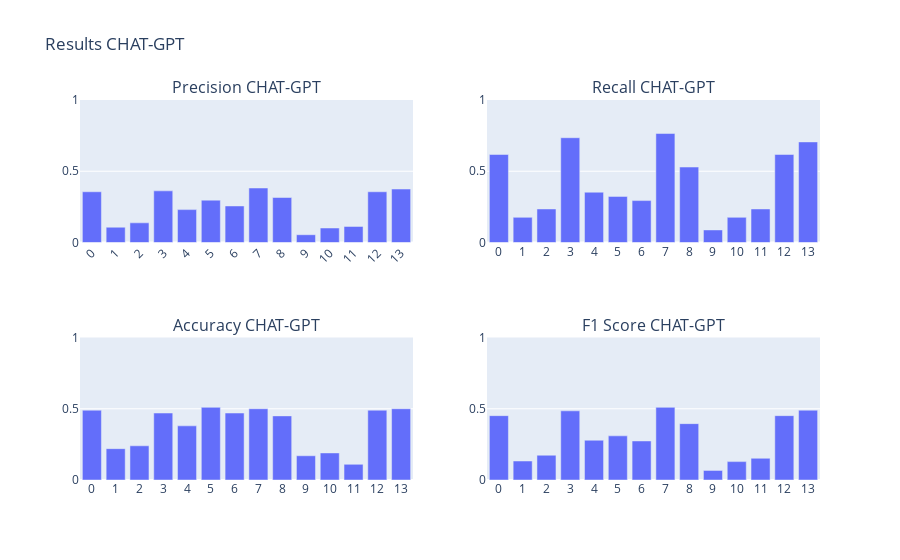

The code cell stored with this chart in its notebook:
### Markdown cell above
### Hard benchmark

### Code cell
folder = "data/results/chat_gpt/hard/"
files = get_json_files(folder)

# exclude 
files = [f for f in files if f != "2023-04-24 16:08:16.804316_simple_promt.json"]

results_cg = calculate_results(files, folder, model_name="CHAT-GPT")
create_chart(results_cg)

### Figure 1 — Plotly figure (JSON) as saved in the notebook; plotly's stock layout.template omitted (floating-point values rounded to 4 significant figures)
{"data": [{"alignmentgroup": "True", "hovertemplate": "Index=%{x}<br>Accuracy=%{y}<extra></extra>", "legendgroup": "", "marker": {"color": "#636efa", "pattern": {"shape": ""}}, "name": "", "offsetgroup": "", "orientation": "v", "showlegend": false, "textposition": "auto", "type": "bar", "x": ["0", "1", "2", "3", "4", "5", "6", "7", "8", "9", "10", "11", "12", "13"], "xaxis": "x3", "y": [0.49, 0.22, 0.24, 0.47, 0.38, 0.51, 0.47, 0.5, 0.45, 0.17, 0.19, 0.11, 0.49, 0.5], "yaxis": "y3"}, {"alignmentgroup": "True", "hovertemplate": "Index=%{x}<br>Precision=%{y}<extra></extra>", "legendgroup": "", "marker": {"color": "#636efa", "pattern": {"shape": ""}}, "name": "", "offsetgroup": "", "orientation": "v", "showlegend": false, "textposition": "auto", "type": "bar", "x": ["0", "1", "2", "3", "4", "5", "6", "7", "8", "9", "10", "11", "12", "13"], "xaxis": "x", "y": [0.3559, 0.1071, 0.1379, 0.3623, 0.2308, 0.2973, 0.2564, 0.3824, 0.3158, 0.05455, 0.1017, 0.1127, 0.3559, 0.375], "yaxis": "y"}, {"alignmentgroup": "True", "hovertemplate": "Index=%{x}<br>Recall=%{y}<extra></extra>", "legendgroup": "", "marker": {"color": "#636efa", "pattern": {"shape": ""}}, "name": "", "offsetgroup": "", "orientation": "v", "showlegend": false, "textposition": "auto", "type": "bar", "x": ["0", "1", "2", "3", "4", "5", "6", "7", "8", "9", "10", "11", "12", "13"], "xaxis": "x2", "y": [0.6176, 0.1765, 0.2353, 0.7353, 0.3529, 0.3235, 0.2941, 0.7647, 0.5294, 0.08824, 0.1765, 0.2353, 0.6176, 0.7059], "yaxis": "y2"}, {"alignmentgroup": "True", "hovertemplate": "Index=%{x}<br>F1 Score=%{y}<extra></extra>", "legendgroup": "", "marker": {"color": "#636efa", "pattern": {"shape": ""}}, "name": "", "offsetgroup": "", "orientation": "v", "showlegend": false, "textposition": "auto", "type": "bar", "x": ["0", "1", "2", "3", "4", "5", "6", "7", "8", "9", "10", "11", "12", "13"], "xaxis": "x4", "y": [0.4516, 0.1333, 0.1739, 0.4854, 0.2791, 0.3099, 0.274, 0.5098, 0.3956, 0.06742, 0.129, 0.1524, 0.4516, 0.4898], "yaxis": "y4"}], "layout": {"annotations": [{"font": {"size": 16}, "showarrow": false, "text": "Precision CHAT-GPT", "x": 0.225, "xanchor": "center", "xref": "paper", "y": 1, "yanchor": "bottom", "yref": "paper"}, {"font": {"size": 16}, "showarrow": false, "text": "Recall CHAT-GPT", "x": 0.775, "xanchor": "center", "xref": "paper", "y": 1, "yanchor": "bottom", "yref": "paper"}, {"font": {"size": 16}, "showarrow": false, "text": "Accuracy CHAT-GPT", "x": 0.225, "xanchor": "center", "xref": "paper", "y": 0.375, "yanchor": "bottom", "yref": "paper"}, {"font": {"size": 16}, "showarrow": false, "text": "F1 Score CHAT-GPT", "x": 0.775, "xanchor": "center", "xref": "paper", "y": 0.375, "yanchor": "bottom", "yref": "paper"}], "title": {"text": "Results CHAT-GPT"}, "xaxis": {"anchor": "y", "domain": [0, 0.45], "tickangle": -45}, "xaxis2": {"anchor": "y2", "domain": [0.55, 1]}, "xaxis3": {"anchor": "y3", "domain": [0, 0.45]}, "xaxis4": {"anchor": "y4", "domain": [0.55, 1]}, "yaxis": {"anchor": "x", "domain": [0.625, 1], "range": [0, 1]}, "yaxis2": {"anchor": "x2", "domain": [0.625, 1], "range": [0, 1]}, "yaxis3": {"anchor": "x3", "domain": [0, 0.375], "range": [0, 1]}, "yaxis4": {"anchor": "x4", "domain": [0, 0.375], "range": [0, 1]}}}
